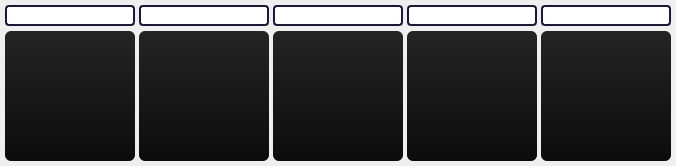
     <widget class="QWidget" name="widget_5" native="true">
      <property name="maximumSize">
       <size>
        <width>16777215</width>
        <height>16777215</height>
       </size>
      </property>
      <layout class="QGridLayout" name="gridLayout_8">
       <property name="leftMargin">
        <number>5</number>
       </property>
       <property name="topMargin">
        <number>5</number>
       </property>
       <property name="rightMargin">
        <number>5</number>
       </property>
       <property name="bottomMargin">
        <number>5</number>
       </property>
       <property name="spacing">
        <number>4</number>
       </property>
       <item row="0" column="3">
        <widget class="QWidget" name="widget_6" native="true">
         <layout class="QGridLayout" name="gridLayout_9">
          <property name="leftMargin">
           <number>0</number>
          </property>
          <property name="topMargin">
           <number>0</number>
          </property>
          <property name="rightMargin">
           <number>0</number>
          </property>
          <property name="bottomMargin">
           <number>0</number>
          </property>
          <property name="horizontalSpacing">
           <number>0</number>
          </property>
          <property name="verticalSpacing">
           <number>5</number>
          </property>
          <item row="1" column="0">
           <widget class="QListWidget" name="listWidget_shot">
            <property name="maximumSize">
             <size>
              <width>130</width>
              <height>130</height>
             </size>
            </property>
            <property name="font">
             <font>
              <pointsize>10</pointsize>
              <weight>50</weight>
              <bold>false</bold>
             </font>
            </property>
            <property name="styleSheet">
             <string notr="true">QListWidget {
    background-color:qlineargradient(spread:pad, x1:0, y1:1, x2:0, y2:0, stop:0 rgba(12, 12, 12, 255), stop:1 rgba(36, 36, 36, 255));
        color: white;       /* optional: เปลี่ยนสีตัวหนังสือด้วย */
	border-radius:6px;
    }

QListWidget::item:selected {
   background-color:      qlineargradient(spread:pad, x1:1, y1:0, x2:1, y2:1, stop:0 rgba(243, 159, 89, 255), stop:1 rgba(197, 131, 76, 255));
        color: black;       /* optional: เปลี่ยนสีตัวหนังสือด้วย */
    }
</string>
            </property>
           </widget>
          </item>
          <item row="0" column="0">
           <widget class="QLineEdit" name="lineEdit_search_shot">
            <property name="sizePolicy">
             <sizepolicy hsizetype="Expanding" vsizetype="Minimum">
              <horstretch>0</horstretch>
              <verstretch>0</verstretch>
             </sizepolicy>
            </property>
            <property name="minimumSize">
             <size>
              <width>0</width>
              <height>0</height>
             </size>
            </property>
            <property name="maximumSize">
             <size>
              <width>130</width>
              <height>16777215</height>
             </size>
            </property>
            <property name="font">
             <font>
              <pointsize>10</pointsize>
              <weight>75</weight>
              <bold>true</bold>
             </font>
            </property>
            <property name="focusPolicy">
             <enum>Qt::ClickFocus</enum>
            </property>
            <property name="toolTip">
             <string/>
            </property>
            <property name="statusTip">
             <string>ค้นหาชื่อของงาน</string>
            </property>
            <property name="styleSheet">
             <string notr="true">QLineEdit {
	color:white;
    /* ต้องมีขอบ */
    /* ต้องมีรัศมี */
    /* Padding สำคัญมากเพื่อให้รูปร่างโค้งมนสวยงาม */
	
	 border: 2px solid rgb(28, 25, 55);
border-radius: 4px;
}</string>
            </property>
            <property name="text">
             <string/>
            </property>
            <property name="alignment">
             <set>Qt::AlignCenter</set>
            </property>
            <property name="placeholderText">
             <string>ชิ้นงาน</string>
            </property>
            <property name="clearButtonEnabled">
             <bool>true</bool>
            </property>
           </widget>
          </item>
         </layout>
        </widget>
       </item>
       <item row="0" column="0">
        <widget class="QWidget" name="widget_2" native="true">
         <layout class="QGridLayout" name="gridLayout_5">
          <property name="leftMargin">
           <number>0</number>
          </property>
          <property name="topMargin">
           <number>0</number>
          </property>
          <property name="rightMargin">
           <number>0</number>
          </property>
          <property name="bottomMargin">
           <number>0</number>
          </property>
          <property name="horizontalSpacing">
           <number>0</number>
          </property>
          <property name="verticalSpacing">
           <number>5</number>
          </property>
          <item row="1" column="0">
           <widget class="QListWidget" name="listWidget_project">
            <property name="maximumSize">
             <size>
              <width>130</width>
              <height>130</height>
             </size>
            </property>
            <property name="font">
             <font>
              <pointsize>10</pointsize>
              <weight>50</weight>
              <bold>false</bold>
             </font>
            </property>
            <property name="styleSheet">
             <string notr="true">QListWidget {
    background-color:qlineargradient(spread:pad, x1:0, y1:1, x2:0, y2:0, stop:0 rgba(12, 12, 12, 255), stop:1 rgba(36, 36, 36, 255));
        color: white;       /* optional: เปลี่ยนสีตัวหนังสือด้วย */
	border-radius:6px;
    }

QListWidget::item:selected {
   background-color:      qlineargradient(spread:pad, x1:1, y1:0, x2:1, y2:1, stop:0 rgba(243, 159, 89, 255), stop:1 rgba(197, 131, 76, 255));
        color: black;       /* optional: เปลี่ยนสีตัวหนังสือด้วย */
    }
</string>
            </property>
           </widget>
          </item>
          <item row="0" column="0">
           <widget class="QLineEdit" name="lineEdit_search_project">
            <property name="sizePolicy">
             <sizepolicy hsizetype="Expanding" vsizetype="Minimum">
              <horstretch>0</horstretch>
              <verstretch>0</verstretch>
             </sizepolicy>
            </property>
            <property name="minimumSize">
             <size>
              <width>0</width>
              <height>0</height>
             </size>
            </property>
            <property name="maximumSize">
             <size>
              <width>130</width>
              <height>16777215</height>
             </size>
            </property>
            <property name="font">
             <font>
              <pointsize>10</pointsize>
              <weight>75</weight>
              <bold>true</bold>
             </font>
            </property>
            <property name="focusPolicy">
             <enum>Qt::ClickFocus</enum>
            </property>
            <property name="toolTip">
             <string/>
            </property>
            <property name="statusTip">
             <string>ค้นหาชื่อของงาน</string>
            </property>
            <property name="styleSheet">
             <string notr="true">QLineEdit {
	color:white;
    /* ต้องมีขอบ */
    /* ต้องมีรัศมี */
    /* Padding สำคัญมากเพื่อให้รูปร่างโค้งมนสวยงาม */
	
	 border: 2px solid rgb(28, 25, 55);
border-radius: 4px;
}</string>
            </property>
            <property name="alignment">
             <set>Qt::AlignCenter</set>
            </property>
            <property name="placeholderText">
             <string>โปรเจค</string>
            </property>
            <property name="clearButtonEnabled">
             <bool>true</bool>
            </property>
           </widget>
          </item>
         </layout>
        </widget>
       </item>
       <item row="0" column="2">
        <widget class="QWidget" name="widget_4" native="true">
         <layout class="QGridLayout" name="gridLayout_7">
          <property name="leftMargin">
           <number>0</number>
          </property>
          <property name="topMargin">
           <number>0</number>
          </property>
          <property name="rightMargin">
           <number>0</number>
          </property>
          <property name="bottomMargin">
           <number>0</number>
          </property>
          <property name="horizontalSpacing">
           <number>0</number>
          </property>
          <property name="verticalSpacing">
           <number>5</number>
          </property>
          <item row="1" column="0">
           <widget class="QListWidget" name="listWidget_scene">
            <property name="maximumSize">
             <size>
              <width>130</width>
              <height>130</height>
             </size>
            </property>
            <property name="font">
             <font>
              <pointsize>10</pointsize>
              <weight>50</weight>
              <bold>false</bold>
             </font>
            </property>
            <property name="styleSheet">
             <string notr="true">QListWidget {
    background-color:qlineargradient(spread:pad, x1:0, y1:1, x2:0, y2:0, stop:0 rgba(12, 12, 12, 255), stop:1 rgba(36, 36, 36, 255));
        color: white;       /* optional: เปลี่ยนสีตัวหนังสือด้วย */
	border-radius:6px;
    }

QListWidget::item:selected {
   background-color:      qlineargradient(spread:pad, x1:1, y1:0, x2:1, y2:1, stop:0 rgba(243, 159, 89, 255), stop:1 rgba(197, 131, 76, 255));
        color: black;       /* optional: เปลี่ยนสีตัวหนังสือด้วย */
    }
</string>
            </property>
           </widget>
          </item>
          <item row="0" column="0">
           <widget class="QLineEdit" name="lineEdit_search_scene">
            <property name="sizePolicy">
             <sizepolicy hsizetype="Expanding" vsizetype="Minimum">
              <horstretch>0</horstretch>
              <verstretch>0</verstretch>
             </sizepolicy>
            </property>
            <property name="minimumSize">
             <size>
              <width>0</width>
              <height>0</height>
             </size>
            </property>
            <property name="maximumSize">
             <size>
              <width>130</width>
              <height>16777215</height>
             </size>
            </property>
            <property name="font">
             <font>
              <pointsize>10</pointsize>
              <weight>75</weight>
              <bold>true</bold>
             </font>
            </property>
            <property name="focusPolicy">
             <enum>Qt::ClickFocus</enum>
            </property>
            <property name="toolTip">
             <string/>
            </property>
            <property name="statusTip">
             <string>ค้นหาชื่อของงาน</string>
            </property>
            <property name="styleSheet">
             <string notr="true">QLineEdit {
	color:white;
    /* ต้องมีขอบ */
    /* ต้องมีรัศมี */
    /* Padding สำคัญมากเพื่อให้รูปร่างโค้งมนสวยงาม */
	
	 border: 2px solid rgb(28, 25, 55);
border-radius: 4px;
}</string>
            </property>
            <property name="alignment">
             <set>Qt::AlignCenter</set>
            </property>
            <property name="placeholderText">
             <string>หมวดหมู่</string>
            </property>
            <property name="clearButtonEnabled">
             <bool>true</bool>
            </property>
           </widget>
          </item>
         </layout>
        </widget>
       </item>
       <item row="0" column="1">
        <widget class="QWidget" name="widget_3" native="true">
         <layout class="QGridLayout" name="gridLayout_6">
          <property name="leftMargin">
           <number>0</number>
          </property>
          <property name="topMargin">
           <number>0</number>
          </property>
          <property name="rightMargin">
           <number>0</number>
          </property>
          <property name="bottomMargin">
           <number>0</number>
          </property>
          <property name="horizontalSpacing">
           <number>0</number>
          </property>
          <property name="verticalSpacing">
           <number>5</number>
          </property>
          <item row="1" column="0">
           <widget class="QListWidget" name="listWidget_class">
            <property name="maximumSize">
             <size>
              <width>130</width>
              <height>130</height>
             </size>
            </property>
            <property name="font">
             <font>
              <pointsize>10</pointsize>
              <weight>50</weight>
              <bold>false</bold>
             </font>
            </property>
            <property name="styleSheet">
             <string notr="true">QListWidget {
    background-color:qlineargradient(spread:pad, x1:0, y1:1, x2:0, y2:0, stop:0 rgba(12, 12, 12, 255), stop:1 rgba(36, 36, 36, 255));
        color: white;       /* optional: เปลี่ยนสีตัวหนังสือด้วย */
	border-radius:6px;
    }

QListWidget::item:selected {
   background-color:      qlineargradient(spread:pad, x1:1, y1:0, x2:1, y2:1, stop:0 rgba(243, 159, 89, 255), stop:1 rgba(197, 131, 76, 255));
        color: black;       /* optional: เปลี่ยนสีตัวหนังสือด้วย */
    }
</string>
            </property>
           </widget>
          </item>
          <item row="0" column="0">
           <widget class="QLineEdit" name="lineEdit_search_class">
            <property name="sizePolicy">
             <sizepolicy hsizetype="Expanding" vsizetype="Minimum">
              <horstretch>0</horstretch>
              <verstretch>0</verstretch>
             </sizepolicy>
            </property>
            <property name="minimumSize">
             <size>
              <width>0</width>
              <height>0</height>
             </size>
            </property>
            <property name="maximumSize">
             <size>
              <width>130</width>
              <height>16777215</height>
             </size>
            </property>
            <property name="font">
             <font>
              <pointsize>10</pointsize>
              <weight>75</weight>
              <bold>true</bold>
             </font>
            </property>
            <property name="focusPolicy">
             <enum>Qt::ClickFocus</enum>
            </property>
            <property name="toolTip">
             <string/>
            </property>
            <property name="statusTip">
             <string>ค้นหาชื่อของงาน</string>
            </property>
            <property name="styleSheet">
             <string notr="true">QLineEdit {
	color:white;
    /* ต้องมีขอบ */
    /* ต้องมีรัศมี */
    /* Padding สำคัญมากเพื่อให้รูปร่างโค้งมนสวยงาม */
	
	 border: 2px solid rgb(28, 25, 55);
border-radius: 4px;
}</string>
            </property>
            <property name="text">
             <string/>
            </property>
            <property name="alignment">
             <set>Qt::AlignCenter</set>
            </property>
            <property name="placeholderText">
             <string>คลาส</string>
            </property>
            <property name="clearButtonEnabled">
             <bool>true</bool>
            </property>
           </widget>
          </item>
         </layout>
        </widget>
       </item>
       <item row="0" column="4">
        <widget class="QWidget" name="widget_7" native="true">
         <layout class="QGridLayout" name="gridLayout_10">
          <property name="leftMargin">
           <number>0</number>
          </property>
          <property name="topMargin">
           <number>0</number>
          </property>
          <property name="rightMargin">
           <number>0</number>
          </property>
          <property name="bottomMargin">
           <number>0</number>
          </property>
          <property name="horizontalSpacing">
           <number>0</number>
          </property>
          <property name="verticalSpacing">
           <number>5</number>
          </property>
          <item row="1" column="0">
           <widget class="QListWidget" name="listWidget_element">
            <property name="maximumSize">
             <size>
              <width>130</width>
              <height>130</height>
             </size>
            </property>
            <property name="font">
             <font>
              <pointsize>10</pointsize>
              <weight>50</weight>
              <bold>false</bold>
             </font>
            </property>
            <property name="styleSheet">
             <string notr="true">QListWidget {
    background-color:qlineargradient(spread:pad, x1:0, y1:1, x2:0, y2:0, stop:0 rgba(12, 12, 12, 255), stop:1 rgba(36, 36, 36, 255));
        color: white;       /* optional: เปลี่ยนสีตัวหนังสือด้วย */
	border-radius:6px;
    }

QListWidget::item:selected {
   background-color:      qlineargradient(spread:pad, x1:1, y1:0, x2:1, y2:1, stop:0 rgba(243, 159, 89, 255), stop:1 rgba(197, 131, 76, 255));
        color: black;       /* optional: เปลี่ยนสีตัวหนังสือด้วย */
    }
</string>
            </property>
           </widget>
          </item>
          <item row="0" column="0">
           <widget class="QLineEdit" name="lineEdit_search_element">
            <property name="sizePolicy">
             <sizepolicy hsizetype="Expanding" vsizetype="Minimum">
              <horstretch>0</horstretch>
              <verstretch>0</verstretch>
             </sizepolicy>
            </property>
            <property name="minimumSize">
             <size>
              <width>0</width>
              <height>0</height>
             </size>
            </property>
            <property name="maximumSize">
             <size>
              <width>130</width>
              <height>16777215</height>
             </size>
            </property>
            <property name="font">
             <font>
              <pointsize>10</pointsize>
              <weight>75</weight>
              <bold>true</bold>
             </font>
            </property>
            <property name="focusPolicy">
             <enum>Qt::ClickFocus</enum>
            </property>
            <property name="toolTip">
             <string/>
            </property>
            <property name="statusTip">
             <string>ค้นหาชื่อของงาน</string>
            </property>
            <property name="styleSheet">
             <string notr="true">QLineEdit {
	color:white;
    /* ต้องมีขอบ */
    /* ต้องมีรัศมี */
    /* Padding สำคัญมากเพื่อให้รูปร่างโค้งมนสวยงาม */
	
	 border: 2px solid rgb(28, 25, 55);
border-radius: 4px;
}</string>
            </property>
            <property name="alignment">
             <set>Qt::AlignCenter</set>
            </property>
            <property name="placeholderText">
             <string>ส่วนประกอบ</string>
            </property>
            <property name="clearButtonEnabled">
             <bool>true</bool>
            </property>
           </widget>
          </item>
         </layout>
        </widget>
       </item>
      </layout>
     </widget>
